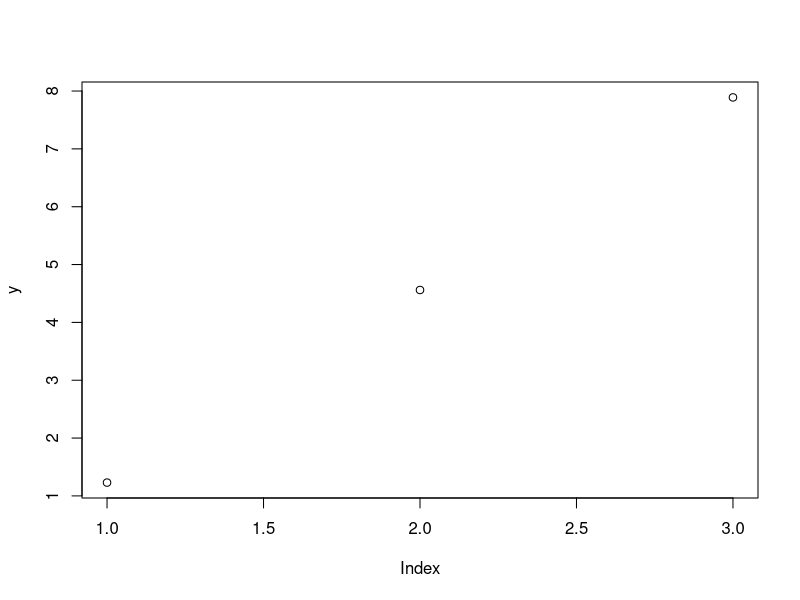

Generate this figure with R:
## ---- chunk 1
#| label: setup
x <- 42
y <- c(1.23, 4.56, 7.89)
## ---- chunk 2
#| label: fig-one
#| fig-cap: "A scatter of y."
#| echo: false
plot(y)
## ---- chunk 3
#| label: tbl-one
#| tbl-cap: "A small table."
knitr::kable(data.frame(a = 1:3, b = y))
